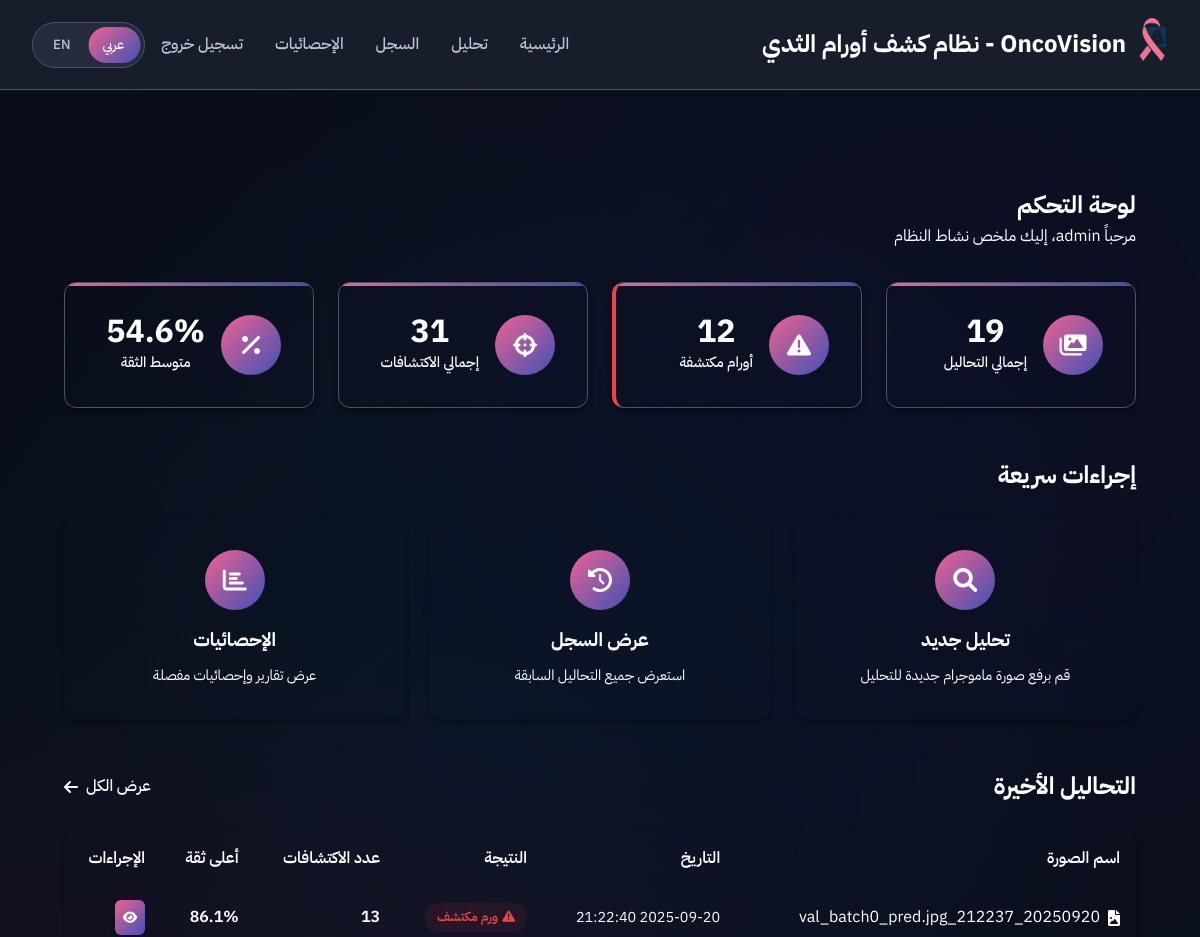
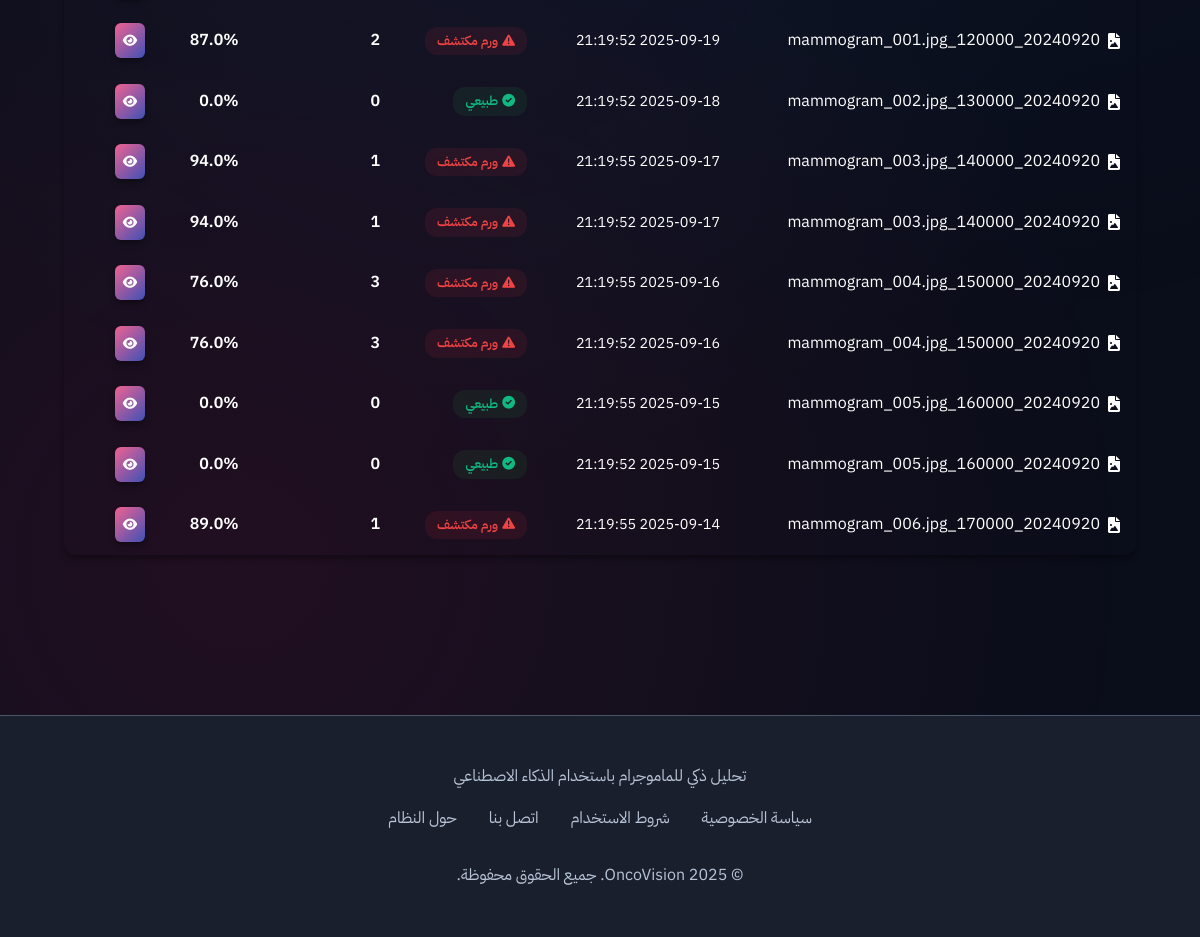
The app's page /dashboard (signed in) with its own data (2 pictures, top to bottom).
### tables this page shows
CREATE TABLE analysis_results (
                id INTEGER PRIMARY KEY AUTOINCREMENT,
                image_name TEXT NOT NULL,
                tumor_detected BOOLEAN NOT NULL,
                num_detections INTEGER DEFAULT 0,
                max_confidence REAL DEFAULT 0.0,
                avg_confidence REAL DEFAULT 0.0,
                processing_time REAL DEFAULT 0.0,
                annotated_image_path TEXT,
                created_at TEXT NOT NULL,
                user_id INTEGER,
                model_version TEXT,
                FOREIGN KEY (user_id) REFERENCES users (id)
            );

### app.py (the view)
@app.route('/dashboard')
@login_required
def dashboard():
    conn = get_db_connection()
    try:
        recent_analyses_raw = conn.execute("""
            SELECT * FROM analysis_results
            ORDER BY created_at DESC
            LIMIT 10
        """).fetchall()
        recent_analyses = []
        for analysis in recent_analyses_raw:
            analysis_dict = dict(analysis)
            if 'created_at' in analysis_dict and analysis_dict['created_at']:
                if isinstance(analysis_dict['created_at'], str):
                    analysis_dict['timestamp'] = analysis_dict['created_at'][:19].replace('T', ' ')
                else:
                    analysis_dict['timestamp'] = str(analysis_dict['created_at'])[:19].replace(' ', ' ')
            recent_analyses.append(analysis_dict)
    except sqlite3.OperationalError:
        recent_analyses = []
    try:
        stats = conn.execute("""
            SELECT
                COUNT(*) as total_analyses,
                SUM(CASE WHEN tumor_detected = 1 THEN 1 ELSE 0 END) as tumor_detected_count,
                SUM(num_detections) as total_detections,
                AVG(max_confidence) as avg_confidence
            FROM analysis_results
        """).fetchone()
    except sqlite3.OperationalError:
        stats = {
            'total_analyses': 0,
            'tumor_detected_count': 0,
            'total_detections': 0,
            'avg_confidence': 0.0
        }
    conn.close()
    return render_template('dashboard.html',
                         recent_analyses=recent_analyses,
                         stats=stats)

### app.py (called while the page is built)
def get_db_connection():
    conn = sqlite3.connect('oncovision.db', timeout=30.0)
    conn.row_factory = sqlite3.Row
    conn.execute("PRAGMA journal_mode=WAL")
    conn.execute("PRAGMA busy_timeout=30000")
    return conn

def login_required(f):
    from functools import wraps
    @wraps(f)
    def decorated_function(*args, **kwargs):
        if 'user_id' not in session:
            return redirect(url_for('login'))
        return f(*args, **kwargs)
    return decorated_function

### templates/dashboard.html (shortened to what this page needs)
{% extends "base.html" %}
{% block content %}
<section class="dashboard-section">
    <div class="container">
        <div class="page-header">
            <h1 data-translate="dashboard.title">لوحة التحكم</h1>
            <p id="welcome-text">مرحباً {{ session.username }}، إليك ملخص نشاط النظام</p>
        </div>
        <div class="stats-grid">
            <div class="stat-card">
                <div class="stat-icon">
                    <i class="fas fa-images"></i>
                </div>
                <div class="stat-content">
                    <div class="stat-number">{{ stats.total_analyses or 0 }}</div>
                    <div class="stat-label" data-translate="dashboard.total_analyses">إجمالي التحليلات</div>
                </div>
            </div>
            <div class="stat-card tumor-detected">
                <div class="stat-icon">
                    <i class="fas fa-exclamation-triangle"></i>
                </div>
                <div class="stat-content">
                    <div class="stat-number">{{ stats.tumor_detected_count or 0 }}</div>
                    <div class="stat-label" data-translate="dashboard.tumor_detected">أورام مكتشفة</div>
                </div>
            </div>
            <div class="stat-card">
                <div class="stat-icon">
                    <i class="fas fa-crosshairs"></i>
                </div>
                <div class="stat-content">
                    <div class="stat-number">{{ stats.total_detections or 0 }}</div>
                    <div class="stat-label" data-translate="dashboard.total_detections">إجمالي الاكتشافات</div>
                </div>
            </div>
            <div class="stat-card">
                <div class="stat-icon">
                    <i class="fas fa-percentage"></i>
                </div>
                <div class="stat-content">
                    <div class="stat-number">{{ "%.1f"|format((stats.avg_confidence or 0) * 100) }}%</div>
                    <div class="stat-label" data-translate="dashboard.avg_confidence">متوسط الثقة</div>
                </div>
            </div>
        </div>
        <div class="quick-actions">
            <h2 data-translate="dashboard.quick_actions">إجراءات سريعة</h2>
            <div class="actions-grid">
                <a href="{{ url_for('analyze') }}" class="action-card">
                    <div class="action-icon">
                        <i class="fas fa-search"></i>
                    </div>
                    <h3 data-translate="dashboard.new_analysis">تحليل جديد</h3>
                    <p data-translate="dashboard.new_analysis.desc">قم برفع صورة ماموجرام جديدة للتحليل</p>
                </a>
                <a href="{{ url_for('history') }}" class="action-card">
                    <div class="action-icon">
                        <i class="fas fa-history"></i>
                    </div>
                    <h3 data-translate="dashboard.view_history">عرض السجل</h3>
                    <p data-translate="dashboard.view_history.desc">استعرض جميع التحليلات السابقة</p>
                </a>
                <a href="{{ url_for('statistics') }}" class="action-card">
                    <div class="action-icon">
                        <i class="fas fa-chart-bar"></i>
                    </div>
                    <h3 data-translate="dashboard.statistics">الإحصائيات</h3>
                    <p data-translate="dashboard.statistics.desc">عرض تقارير وإحصائيات مفصلة</p>
                </a>
            </div>
        </div>
        <div class="recent-analyses">
            <div class="section-header">
                <h2 data-translate="dashboard.recent_analyses">التحليلات الأخيرة</h2>
                <a href="{{ url_for('history') }}" class="view-all-link">
                    <span data-translate="dashboard.view_all">عرض الكل</span> <i class="fas fa-arrow-left"></i>
                </a>
            </div>
            {% if recent_analyses %}
            <div class="analyses-table">
                <table>
                    <thead>
                        <tr>
                            <th data-translate="dashboard.image_name">اسم الصورة</th>
                            <th data-translate="dashboard.date">التاريخ</th>
                            <th data-translate="dashboard.result">النتيجة</th>
                            <th data-translate="dashboard.detections_count">عدد الاكتشافات</th>
                            <th data-translate="dashboard.max_confidence">أعلى ثقة</th>
                            <th data-translate="dashboard.actions">الإجراءات</th>
                        </tr>
                    </thead>
                    <tbody>
                        {% for analysis in recent_analyses %}
                        <tr>
                            <td>
                                <div class="image-info">
                                    <i class="fas fa-file-image"></i>
                                    <span>{{ analysis.image_name }}</span>
                                </div>
                            </td>
                            <td>
                                <span class="date-time">{{ analysis.timestamp if analysis.timestamp else
                                    analysis.created_at[:19].replace('T', ' ') if analysis.created_at else 'غير محدد'
                                    }}</span>
                            </td>
                            <td>
                                {% if analysis.tumor_detected %}
                                <span class="status-badge tumor-detected">
                                    <i class="fas fa-exclamation-triangle"></i>
                                    <span data-translate="dashboard.status.tumor">ورم مكتشف</span>
                                </span>
                                {% else %}
                                <span class="status-badge normal">
                                    <i class="fas fa-check-circle"></i>
                                    <span data-translate="dashboard.status.normal">طبيعي</span>
                                </span>
                                {% endif %}
                            </td>
                            <td>
                                <span class="detection-count">{{ analysis.num_detections }}</span>
                            </td>
                            <td>
                                <span class="confidence-value">{{ "%.1f"|format((analysis.max_confidence or 0) * 100)
                                    }}%</span>
                            </td>
                            <td>
                                <div class="action-buttons">
                                    <a href="{{ url_for('analysis_detail', analysis_id=analysis.id) }}"
                                        class="btn-small btn-primary" title="عرض التفاصيل">
                                        <i class="fas fa-eye"></i>
                                    </a>
                                </div>
                            </td>
                        </tr>
                        {% endfor %}
                    </tbody>
                </table>
            </div>
            {% endif %}
        </div>
    </div>
</section>
{% endblock %}

### templates/base.html (shortened to what this page needs)
<!DOCTYPE html>
<html lang="ar" dir="rtl">
<head>
    <link rel="stylesheet" href="{{ url_for('static', filename='css/dark-theme.css') }}">
    <link rel="stylesheet" href="https://cdnjs.cloudflare.com/ajax/libs/font-awesome/6.0.0/css/all.min.css">
</head>
<body class="rtl">
    <header class="header" id="header">
        <nav class="navbar">
            <a href="{{ url_for('index') }}" class="logo">
                <div class="logo-icon">
                    <img src="{{ url_for('static', filename='../static/Onco_Vision-removebg-preview.png') }}" style="height: auto; width: 30px;" alt="">
                </div>
                <span data-translate="header.title">OncoVision</span>
            </a>
            <ul class="nav-menu">
                <li><a href="{{ url_for('index') }}" class="nav-link" data-translate="nav.home">الرئيسية</a></li>
                {% if session.user_id %}
                    <li><a href="{{ url_for('analyze') }}" class="nav-link" data-translate="nav.analyze">تحليل</a></li>
                    <li><a href="{{ url_for('history') }}" class="nav-link" data-translate="nav.history">السجل</a></li>
                    <li><a href="{{ url_for('statistics') }}" class="nav-link" data-translate="nav.statistics">الإحصائيات</a></li>
                    <li><a href="{{ url_for('logout') }}" class="nav-link" data-translate="nav.logout">تسجيل خروج</a></li>
                {% else %}
                    <li><a href="{{ url_for('login') }}" class="nav-link" data-translate="login.title">تسجيل الدخول</a></li>
                {% endif %}
                <li>
                    <div class="language-toggle">
                        <button class="lang-btn active" data-lang="ar">عربي</button>
                        <button class="lang-btn" data-lang="en">EN</button>
                        <div class="lang-toggle-bg rtl"></div>
                    </div>
                </li>
            </ul>
        </nav>
    </header>
    <main class="container">
        {% block content %}{% endblock %}
    </main>
    <footer class="footer">
        <div class="footer-content">
            <p class="footer-text" data-translate="header.subtitle">تحليل ذكي للماموجرام باستخدام الذكاء الاصطناعي</p>
            <div class="footer-links">
                <a href="#" class="footer-link" data-translate="footer.privacy">سياسة الخصوصية</a>
                <a href="#" class="footer-link" data-translate="footer.terms">شروط الاستخدام</a>
                <a href="#" class="footer-link" data-translate="footer.contact">اتصل بنا</a>
                <a href="#" class="footer-link" data-translate="footer.about">حول النظام</a>
            </div>
            <p class="footer-text" data-translate="footer.copyright">&copy; 2025 OncoVision. جميع الحقوق محفوظة.</p>
        </div>
    </footer>
</body>
</html>

### templates/dashboard.html (style rules this page uses)
.dashboard-section { padding: 2rem 0; }
.stats-grid { display: grid; grid-template-columns: repeat(auto-fit, minmax(250px, 1fr)); gap: 1.5rem; margin-bottom: 3rem; }
.stat-card { background: var(--white); padding: 2rem; border-radius: 12px; box-shadow: var(--shadow-md); display: flex; align-items: center; gap: 1rem; transition: var(--transition); }
.stat-card.tumor-detected { border-left: 4px solid var(--error); }
.stat-icon { width: 60px; height: 60px; background: var(--gradient-primary); border-radius: 50%; display: flex; align-items: center; justify-content: center; font-size: 1.5rem; color: var(--white); flex-shrink: 0; }
.stat-number { font-size: 2rem; font-weight: 700; color: var(--primary-teal); line-height: 1; }
.stat-label { color: var(--gray); font-size: 0.9rem; margin-top: 0.25rem; }
.quick-actions { margin-bottom: 3rem; }
.actions-grid { display: grid; grid-template-columns: repeat(auto-fit, minmax(280px, 1fr)); gap: 1.5rem; margin-top: 1.5rem; }
.action-card { background: var(--white); padding: 2rem; border-radius: 12px; box-shadow: var(--shadow-md); text-decoration: none; color: inherit; transition: var(--transition); text-align: center; }
.action-icon { width: 60px; height: 60px; background: var(--gradient-primary); border-radius: 50%; display: flex; align-items: center; justify-content: center; font-size: 1.5rem; color: var(--white); margin: 0 auto 1rem; }
.action-card h3 { color: var(--primary-teal); margin-bottom: 0.5rem; }
.action-card p { color: var(--gray); font-size: 0.9rem; }
.section-header { display: flex; justify-content: space-between; align-items: center; margin-bottom: 1.5rem; }
.view-all-link { color: var(--primary-teal); text-decoration: none; font-weight: 500; display: flex; align-items: center; gap: 0.5rem; transition: var(--transition); }
.analyses-table { background: var(--white); border-radius: 12px; box-shadow: var(--shadow-md); overflow: hidden; }
.analyses-table table { width: 100%; border-collapse: collapse; }
.analyses-table th, .analyses-table td { padding: 1rem; text-align: right; border-bottom: 1px solid var(--light-gray); }
.analyses-table th { background: var(--light-gray); font-weight: 600; color: var(--primary-teal); }
.image-info { display: flex; align-items: center; gap: 0.5rem; }
.image-info i { color: var(--primary-teal); }
.date-time { font-size: 0.9rem; color: var(--gray); }
.status-badge { display: inline-flex; align-items: center; gap: 0.25rem; padding: 0.25rem 0.75rem; border-radius: 12px; font-size: 0.8rem; font-weight: 600; }
.status-badge.tumor-detected { background: rgba(220, 53, 69, 0.1); color: var(--error); }
.status-badge.normal { background: rgba(40, 167, 69, 0.1); color: var(--success); }
.detection-count { font-weight: 600; color: var(--primary-teal); }
.confidence-value { font-weight: 600; color: var(--primary-teal); }
.btn-small { padding: 0.5rem; font-size: 0.8rem; border-radius: 6px; min-width: auto; }

### records on screen
analysis_results: image_name "20250920_212237_val_batch0_pred.jpg", timestamp "2025-09-20 21:22:40", tumor_detected True (drawn), num_detections "13", (analysis.max_confidenceor0)*100 "86.1"
analysis_results: image_name "20240920_120000_mammogram_001.jpg", timestamp "2025-09-19 21:19:52", tumor_detected True (drawn), num_detections "2", (analysis.max_confidenceor0)*100 "87.0"
analysis_results: image_name "20240920_130000_mammogram_002.jpg", timestamp "2025-09-18 21:19:52", tumor_detected False (drawn), num_detections "0", (analysis.max_confidenceor0)*100 "0.0"
analysis_results: image_name "20240920_140000_mammogram_003.jpg", timestamp "2025-09-17 21:19:55", tumor_detected True (drawn), num_detections "1", (analysis.max_confidenceor0)*100 "94.0"
analysis_results: image_name "20240920_140000_mammogram_003.jpg", timestamp "2025-09-17 21:19:52", tumor_detected True (drawn), num_detections "1", (analysis.max_confidenceor0)*100 "94.0"
analysis_results: image_name "20240920_150000_mammogram_004.jpg", timestamp "2025-09-16 21:19:55", tumor_detected True (drawn), num_detections "3", (analysis.max_confidenceor0)*100 "76.0"
analysis_results: image_name "20240920_150000_mammogram_004.jpg", timestamp "2025-09-16 21:19:52", tumor_detected True (drawn), num_detections "3", (analysis.max_confidenceor0)*100 "76.0"
analysis_results: image_name "20240920_160000_mammogram_005.jpg", timestamp "2025-09-15 21:19:55", tumor_detected False (drawn), num_detections "0", (analysis.max_confidenceor0)*100 "0.0"
analysis_results: image_name "20240920_160000_mammogram_005.jpg", timestamp "2025-09-15 21:19:52", tumor_detected False (drawn), num_detections "0", (analysis.max_confidenceor0)*100 "0.0"
analysis_results: image_name "20240920_170000_mammogram_006.jpg", timestamp "2025-09-14 21:19:55", tumor_detected True (drawn), num_detections "1", (analysis.max_confidenceor0)*100 "89.0"

### other values on screen
{{ stats.total_analyses or 0 }} "19"
{{ stats.tumor_detected_count or 0 }} "12"
{{ stats.total_detections or 0 }} "31"
{{ "%.1f"|format((stats.avg_confidence or 0) * 100) }} "54.6"
